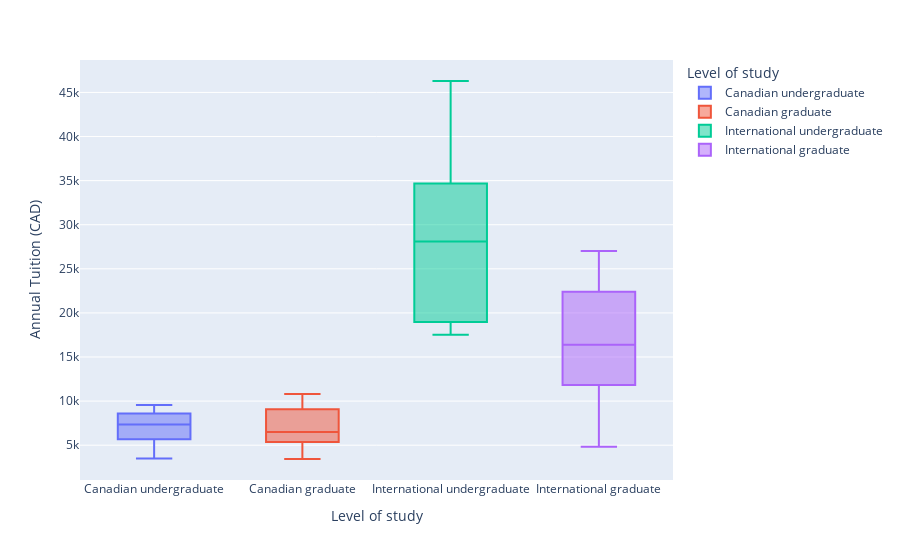

The code cell stored with this chart in its notebook:
### Code cell
fig = px.box(
    cleaned_tuition_df,
    x="Level of study",
    y="Annual Tuition (CAD)",
    color="Level of study",
    hover_data=["Province/Territory"],
    points="outliers"
)
fig.show()

### Figure 1 — Plotly figure (JSON) as saved in the notebook; plotly's stock layout.template omitted (floating-point values rounded to 4 significant figures)
{"data": [{"alignmentgroup": "True", "boxpoints": "outliers", "customdata": [["Canada"], ["Newfoundland and Labrador"], ["Prince Edward Island"], ["Nova Scotia"], ["New Brunswick"], ["Quebec"], ["Ontario"], ["Manitoba"], ["Saskatchewan"], ["Alberta"], ["British Columbia"]], "hovertemplate": "Level of study=%{x}<br>Annual Tuition (CAD)=%{y}<br>Province/Territory=%{customdata[0]}<extra></extra>", "legendgroup": "Canadian undergraduate", "marker": {"color": "#636efa"}, "name": "Canadian undergraduate", "notched": false, "offsetgroup": "Canadian undergraduate", "orientation": "v", "showlegend": true, "type": "box", "x": ["Canadian undergraduate", "Canadian undergraduate", "Canadian undergraduate", "Canadian undergraduate", "Canadian undergraduate", "Canadian undergraduate", "Canadian undergraduate", "Canadian undergraduate", "Canadian undergraduate", "Canadian undergraduate", "Canadian undergraduate"], "x0": " ", "xaxis": "x", "y": [7152, 3593, 7359, 9551, 8701, 3489, 8271, 5390, 9240, 7561, 6477], "y0": " ", "yaxis": "y"}, {"alignmentgroup": "True", "boxpoints": "outliers", "customdata": [["Canada"], ["Newfoundland and Labrador"], ["Prince Edward Island"], ["Nova Scotia"], ["New Brunswick"], ["Quebec"], ["Ontario"], ["Manitoba"], ["Saskatchewan"], ["Alberta"], ["British Columbia"]], "hovertemplate": "Level of study=%{x}<br>Annual Tuition (CAD)=%{y}<br>Province/Territory=%{customdata[0]}<extra></extra>", "legendgroup": "Canadian graduate", "marker": {"color": "#EF553B"}, "name": "Canadian graduate", "notched": false, "offsetgroup": "Canadian graduate", "orientation": "v", "showlegend": true, "type": "box", "x": ["Canadian graduate", "Canadian graduate", "Canadian graduate", "Canadian graduate", "Canadian graduate", "Canadian graduate", "Canadian graduate", "Canadian graduate", "Canadian graduate", "Canadian graduate", "Canadian graduate"], "x0": " ", "xaxis": "x", "y": [7542, 3435, 5750, 10479, 7774, 3760, 9522, 5775, 5217, 6489, 10803], "y0": " ", "yaxis": "y"}, {"alignmentgroup": "True", "boxpoints": "outliers", "customdata": [["Canada"], ["Newfoundland and Labrador"], ["Prince Edward Island"], ["Nova Scotia"], ["New Brunswick"], ["Quebec"], ["Ontario"], ["Manitoba"], ["Saskatchewan"], ["Alberta"], ["British Columbia"]], "hovertemplate": "Level of study=%{x}<br>Annual Tuition (CAD)=%{y}<br>Province/Territory=%{customdata[0]}<extra></extra>", "legendgroup": "International undergraduate", "marker": {"color": "#00cc96"}, "name": "International undergraduate", "notched": false, "offsetgroup": "International undergraduate", "orientation": "v", "showlegend": true, "type": "box", "x": ["International undergraduate", "International undergraduate", "International undergraduate", "International undergraduate", "International undergraduate", "International undergraduate", "International undergraduate", "International undergraduate", "International undergraduate", "International undergraduate", "International undergraduate"], "x0": " ", "xaxis": "x", "y": [38251, 17515, 19128, 25885, 17728, 32319, 46297, 18928, 28090, 31498, 35469], "y0": " ", "yaxis": "y"}, {"alignmentgroup": "True", "boxpoints": "outliers", "customdata": [["Canada"], ["Newfoundland and Labrador"], ["Prince Edward Island"], ["Nova Scotia"], ["New Brunswick"], ["Quebec"], ["Ontario"], ["Manitoba"], ["Saskatchewan"], ["Alberta"], ["British Columbia"]], "hovertemplate": "Level of study=%{x}<br>Annual Tuition (CAD)=%{y}<br>Province/Territory=%{customdata[0]}<extra></extra>", "legendgroup": "International graduate", "marker": {"color": "#ab63fa"}, "name": "International graduate", "notched": false, "offsetgroup": "International graduate", "orientation": "v", "showlegend": true, "type": "box", "x": ["International graduate", "International graduate", "International graduate", "International graduate", "International graduate", "International graduate", "International graduate", "International graduate", "International graduate", "International graduate", "International graduate"], "x0": " ", "xaxis": "x", "y": [22114, 4833, 11513, 22501, 16398, 21115, 27010, 12730, 9280, 15302, 24139], "y0": " ", "yaxis": "y"}], "layout": {"boxmode": "overlay", "legend": {"title": {"text": "Level of study"}, "tracegroupgap": 0}, "margin": {"t": 60}, "xaxis": {"anchor": "y", "categoryarray": ["Canadian undergraduate", "Canadian graduate", "International undergraduate", "International graduate"], "categoryorder": "array", "domain": [0, 1], "title": {"text": "Level of study"}}, "yaxis": {"anchor": "x", "domain": [0, 1], "title": {"text": "Annual Tuition (CAD)"}}}}
